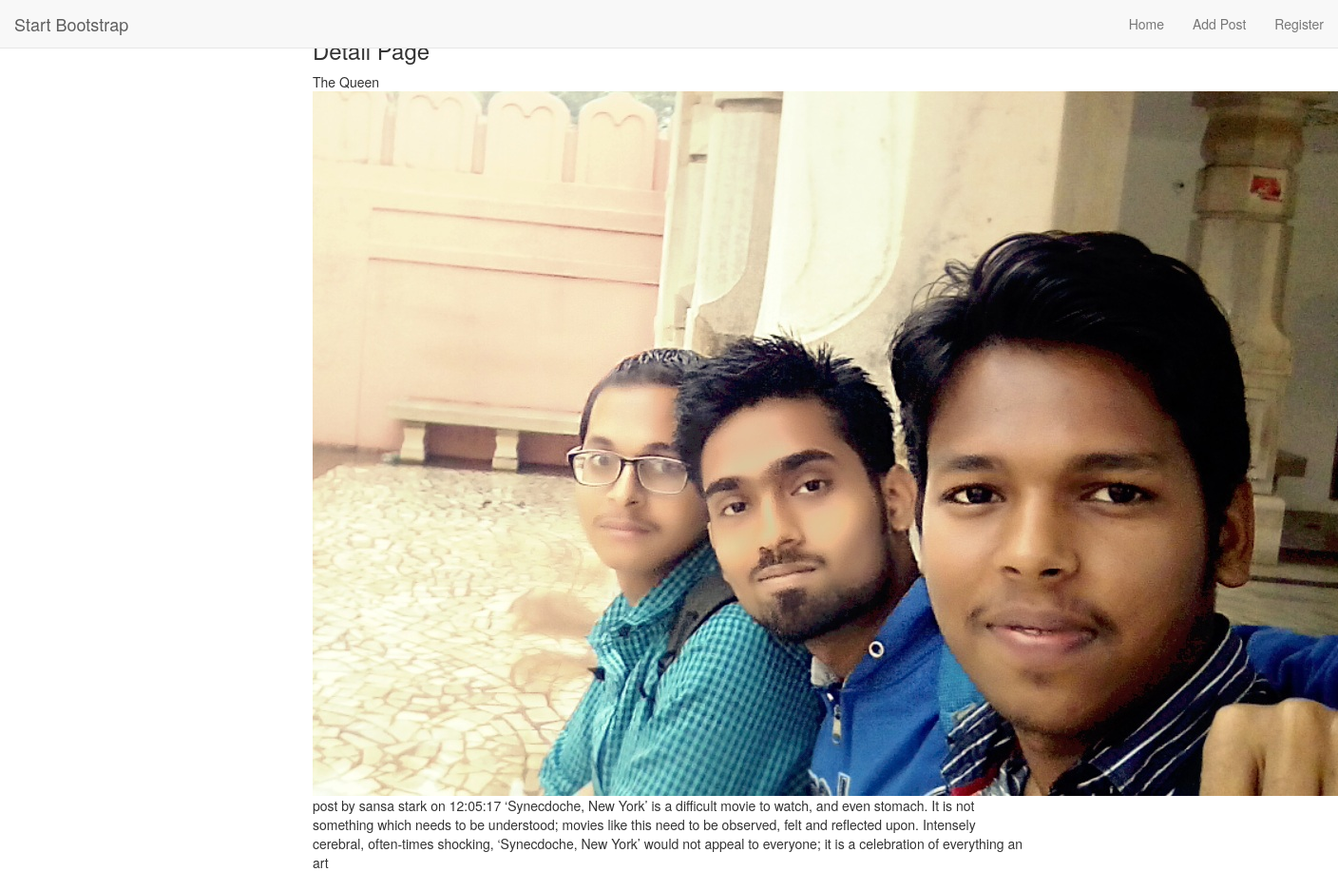
Screenshot of /blog/12/ with the database file from the repository.
### blog/models.py (models this page shows, shortened)
class post(models.Model):
    title=models.CharField(max_length=25)
    author=models.CharField(max_length=15)
    date=models.CharField(max_length=15)
    body=models.CharField(max_length=500)
    logo=models.FileField()

### blog/views.py (the view)
# urls.py: url(r'^(?P<album_id>[0-9]+)/$',views.detail, name='detail'),
def detail(request,album_id):
    query=post.objects.get(pk=album_id)
    return render(request, 'blog/detail.html', {'query':query})

### blog/templates/blog/detail.html
{% extends 'base.html' %}
{% block body %}
Abhishek Singh
   <div class="container">
       <div class="row">
           <div class="col-md-8 col-md-offset-2">
                <h3> Detail Page</h3>
                {{query.title }}
                <img src="{{query.logo.url }}">
                post by {{ query.author }} on {{ query.date }}
                {{ query.body }}
           </div>
       </div>
    </div>
{% endblock %}

### rows the page displays
post: title "The Queen", logo (picture), author "sansa stark", date "12:05:17", body "‘Synecdoche, New York’ is a difficult movie to watch, and even stomach. It is not something which needs to be understood; movies like this need to be observed, felt and reflected upon. Intensely cerebral, often-times shocking, ‘Synecdoche, New York’ would not appeal to everyone; it is a celebration of everything an art"
